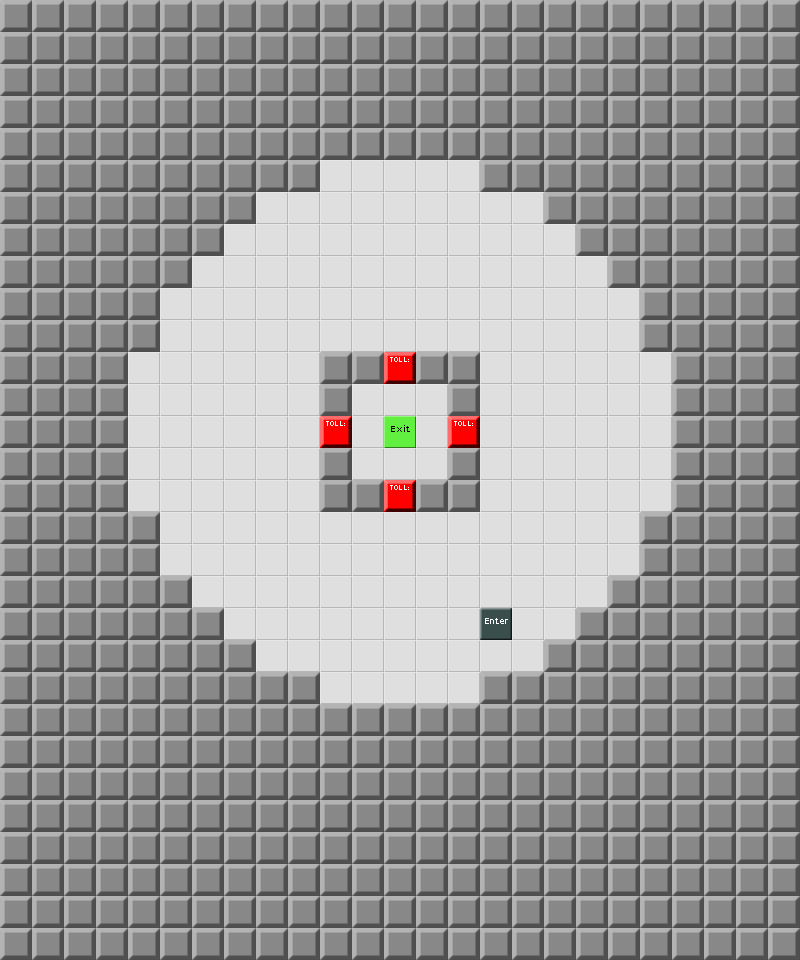

The image is a tile-based game level rendered from a .tmx file. Its description and source (layers, tilesets, objects; grid data summarised) follow:
An orthogonal 25x30 tile map with 32x32 px tiles, 1 tile layer (Map) and 20 objects.

<map version="1.0" orientation="orthogonal" width="25" height="30" tilewidth="32" tileheight="32">
 <tileset firstgid="1" source="devgraphics.tsx" />
 <layer name="Map" width="25" height="30">
  <data>[750 cells, 750 non-empty, 5 distinct tile ids]</data>
 </layer>
 <objectgroup name="Enemies" width="25" height="30" />
 <objectgroup name="Items" width="25" height="30">
  <object gid="12" x="416" y="576" />
  <object gid="12" x="320" y="640" />
  <object gid="12" x="224" y="576" />
  <object gid="12" x="256" y="480" />
  <object gid="12" x="192" y="384" />
  <object gid="12" x="288" y="256" />
  <object gid="12" x="416" y="288" />
  <object gid="12" x="544" y="416" />
  <object gid="12" x="608" y="512" />
  <object gid="12" x="544" y="576" />
  <object gid="12" x="160" y="512" />
  <object gid="12" x="320" y="320" />
  <object gid="12" x="544" y="256" />
  <object gid="12" x="640" y="384" />
  <object gid="12" x="352" y="192" />
  <object gid="12" x="128" y="448" />
  <object gid="12" x="384" y="704" />
  <object gid="12" x="256" y="672" />
  <object gid="8" x="480" y="608">
   <properties>
    <property name="Text" value="Uh oh. It's a toll booth. You'd better look around for loose change." />
   </properties>
  </object>
  <object gid="8" x="352" y="480">
   <properties>
    <property name="Text" value="Don't worry about inflation. I don't mess with fiat currency." />
   </properties>
  </object>
 </objectgroup>
 <objectgroup name="Tools" width="25" height="30" />
 <objectgroup name="Parameters" width="25" height="30">
  <properties>
   <property name="time" value="100" />
   <property name="wrapAround" value="false" />
  </properties>
 </objectgroup>
</map>
